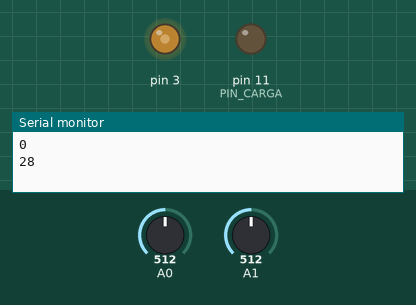
Simulated run of this program. Board: Arduino Uno, built with avr-gcc and run on an emulated ATmega328P. Parts: output pins drawn as LEDs (lit = HIGH), the last lines printed to the serial monitor. The inputs (shaded band) are chosen by the test bench; at power-on: A0 = 512, A1 = 512.

Above: at 1.26 s.
1.3 s: A0 set to 534
At 3.3 s:
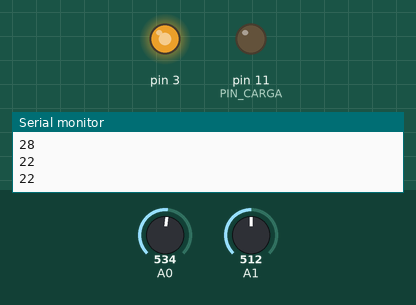
4.8 s: A0 set to 553
6.3 s: A1 set to 349
8.2 s: A1 set to 331
At 11.1 s:
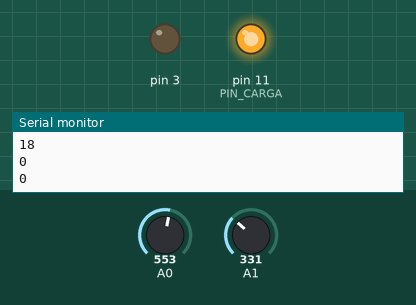
11.5 s: A1 set to 511
At 13.7 s:
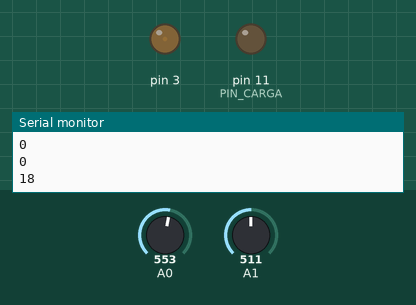
14.5 s: A1 set to 306
At 16.5 s:
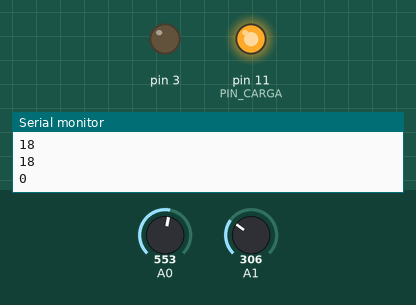
Timing chart, 0 to 18.0 s (numbered marks = the images above; inputs shaded):
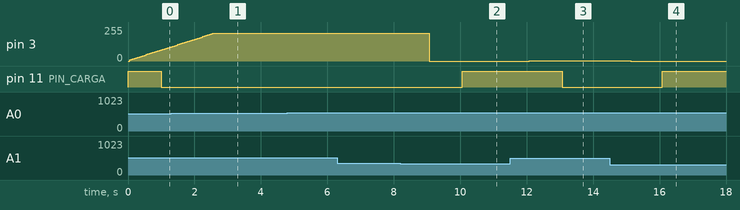

Measured:
- the behaviour switches between 342 and 341 on A1 (found by bisection; images 1 and 2)
- after the input at 8.2 s, pin 3: 210/255 → 0/255 after 0.87 s; pin 11 (PIN_CARGA): LOW → HIGH after 1.9 s
- after the input at 11.5 s, pin 3: 0/255 → 3/255 after 0.58 s; pin 11 (PIN_CARGA): HIGH → LOW after 1.6 s
- after the input at 14.5 s, pin 3: 3/255 → 0/255 after 0.63 s; pin 11 (PIN_CARGA): LOW → HIGH after 1.6 s

The program:

main.cpp
```cpp
#include <Arduino.h>
#include <CapturaDatos.h>
#include <LiquidCrystal_I2C.h>
#include <Wire.h>

#define LIMITE_ERROR 10
#define PIN_CARGA 11

LiquidCrystal_I2C lcd(0x27, 16, 2);

void setup() {
  Serial.begin(9600);
  //Cofniguración de rele:
  pinMode(PIN_CARGA,OUTPUT);
  //Configuración de Control y Adquisicón de datos:
  setupCapture();
  //Configuración de LCD
}

void loop() {
  //Cargar Batería:
  if((error < LIMITE_ERROR) && (error > -LIMITE_ERROR)) digitalWrite(PIN_CARGA,HIGH);
  else digitalWrite(PIN_CARGA,LOW);
  //Determinar voltaje minimo aceptable:
  if(capturaVoltajePanel() < voltajeUmbral) caso = 0;
  else caso = 1;
  //Imprimir valores por pantalla.
  Serial.println(error);
  _delay_ms(1000);
}
```
